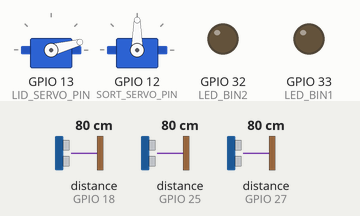
Recording of a sketch running on a simulated ESP32. Shown: 2 × servo, output pins drawn as LEDs (lit = HIGH). Wiring (inferred from the names in the program): 3 × ultrasonic range finder: trigger GPIO 5, echo GPIO 18 / trigger GPIO 14, echo GPIO 27 / trigger GPIO 26, echo GPIO 25. Dashed ring = blinking. The inputs (shaded band) are chosen by the test bench; at power-on: distance to the obstacle (sensors on GPIO 25, GPIO 18, GPIO 27) 80 cm. The echo pulse lasts 58.3 µs per cm; WiFi joins after 1.5 s; servers stay silent unless stated; pins used as bus, display or sensor lines are not drawn; what the sketch prints to the serial monitor is not drawn.

Above: at 2.7 s.
2.8 s: distance to the obstacle (sensor on GPIO 25) set to 12 cm
4.3 s: distance to the obstacle (sensor on GPIO 25) set to 9 cm
At 4.74 s:
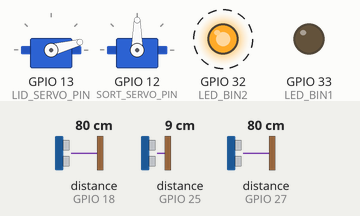
7.3 s: distance to the obstacle (sensor on GPIO 18) set to 17 cm
10.3 s: distance to the obstacle (sensor on GPIO 18) set to 13 cm
At 11.1 s:
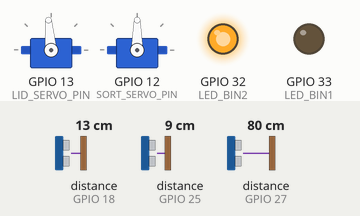
At 16.4 s:
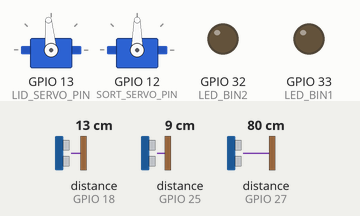
Timing chart, 0 to 26.8 s (numbered marks = the images above; inputs shaded):
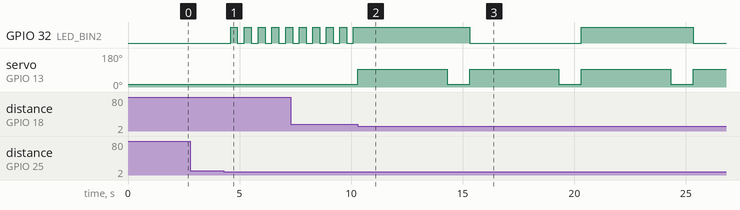

The sketch:

vdk_trask_smart.ino
```cpp
#include <WiFi.h>
#include <ESP32Servo.h>

const char* ssid = "Van Hai";
const char* password = "15924858";
WiFiServer server(80);

#define LID_SERVO_PIN 13
#define SORT_SERVO_PIN 12

#define TRIG_OPEN 5
#define ECHO_OPEN 18
#define TRIG_BIN1 14  // Hữu cơ
#define ECHO_BIN1 27
#define LED_BIN1 33
#define TRIG_BIN2 26  // Vô cơ
#define ECHO_BIN2 25
#define LED_BIN2 32

Servo lidServo;
Servo sortServo;

int gocDongNap = 15;
int gocMoNap = 95;

int distToOpen = 15;
int distFull = 10;

bool needToScan = false;
unsigned long previousMillis = 0;
bool ledState = LOW;

// BIẾN TOÀN CỤC ĐỂ LƯU KHOẢNG CÁCH RÁC
int currentDistBin1 = 999;
int currentDistBin2 = 999;

void setup() {
  Serial.begin(115200);
  lidServo.setPeriodHertz(50); sortServo.setPeriodHertz(50);

  lidServo.write(gocDongNap);
  sortServo.write(90);

  lidServo.attach(LID_SERVO_PIN, 500, 2400);
  sortServo.attach(SORT_SERVO_PIN, 500, 2400);

  pinMode(TRIG_OPEN, OUTPUT); pinMode(ECHO_OPEN, INPUT);
  pinMode(TRIG_BIN1, OUTPUT); pinMode(ECHO_BIN1, INPUT);
  pinMode(TRIG_BIN2, OUTPUT); pinMode(ECHO_BIN2, INPUT);
  pinMode(LED_BIN1, OUTPUT);  pinMode(LED_BIN2, OUTPUT);

  WiFi.begin(ssid, password);
  while (WiFi.status() != WL_CONNECTED) { delay(500); Serial.print("."); }
  Serial.println("");
  Serial.print("Da ket noi WiFi! IP ESP32 CHINH: ");
  Serial.println(WiFi.localIP());

  server.begin();
}

int getDistance(int trigPin, int echoPin) {
  digitalWrite(trigPin, LOW); delayMicroseconds(2);
  digitalWrite(trigPin, HIGH); delayMicroseconds(10); digitalWrite(trigPin, LOW);
  long duration = pulseIn(echoPin, HIGH, 30000);
  if (duration == 0) return 999; return duration * 0.034 / 2;
}

void loop() {
  // Lấy khoảng cách rác liên tục
  currentDistBin1 = getDistance(TRIG_BIN1, ECHO_BIN1);
  currentDistBin2 = getDistance(TRIG_BIN2, ECHO_BIN2);

  WiFiClient client = server.available();
  if (client) {
    if (client.connected() && client.available()) {
      String request = client.readStringUntil('\r');

      if (request.indexOf("GET /status") != -1) {
        client.println("HTTP/1.1 200 OK");
        client.println("Content-Type: text/plain");
        client.println();

        // KIỂM TRA TRẠNG THÁI VÀ GỘP CHUỖI GỬI CHO PYTHON
        String status1 = (currentDistBin1 < distFull) ? "DA DAY" : "Binh Thuong";
        String status2 = (currentDistBin2 < distFull) ? "DA DAY" : "Binh Thuong";
        String scanFlag = needToScan ? "SCAN" : "IDLE";

        // Gửi chuỗi dạng: "SCAN,Binh Thuong,DA DAY"
        client.print(scanFlag + "," + status1 + "," + status2);
      }
      else if (request.indexOf("GET /H") != -1) {
        client.println("HTTP/1.1 200 OK"); client.println(); client.println("OK");
        sortServo.write(45); delay(2000); sortServo.write(90);
        needToScan = false;
      }
      else if (request.indexOf("GET /V") != -1) {
        client.println("HTTP/1.1 200 OK"); client.println(); client.println("OK");
        sortServo.write(135); delay(2000); sortServo.write(90);
        needToScan = false;
      }
    }
    client.stop();
  }

  // Cảm biến Mở Nắp
  int distOpen = getDistance(TRIG_OPEN, ECHO_OPEN);
  if (distOpen > 0 && distOpen < distToOpen) {
    Serial.println("PHAT HIEN TAY! Bật nắp FULL POWER!");
    lidServo.write(gocMoNap);
    delay(4000);
    Serial.println("Đóng nắp!");
    lidServo.write(gocDongNap);
    delay(1000);
    needToScan = true;
  }

  // Nháy đèn LED
  unsigned long currentMillis = millis();
  if (currentMillis - previousMillis >= 300) { previousMillis = currentMillis; ledState = !ledState; }
  if (currentDistBin1 < distFull) digitalWrite(LED_BIN1, ledState); else digitalWrite(LED_BIN1, LOW);
  if (currentDistBin2 < distFull) digitalWrite(LED_BIN2, ledState); else digitalWrite(LED_BIN2, LOW);
}
```

Measured:
- the behaviour switches between 11 and 10 cm on distance to the obstacle (sensor on GPIO 25) (found by bisection; images 0 and 1)
- the behaviour switches between 16 and 15 cm on distance to the obstacle (sensor on GPIO 18) (found by bisection; images 1 and 2)
- after the input at 2.8 s, every drawn part: stays the same
- after the input at 4.3 s, GPIO 32 (LED_BIN2): alternates HIGH for 0.31 s and LOW for 0.31 s, starting after 0.29 s
- after the input at 10.3 s, servo on GPIO 13 (LID_SERVO_PIN): alternates 95° for 4.0 s and 15° for 1.0 s, starting at once
